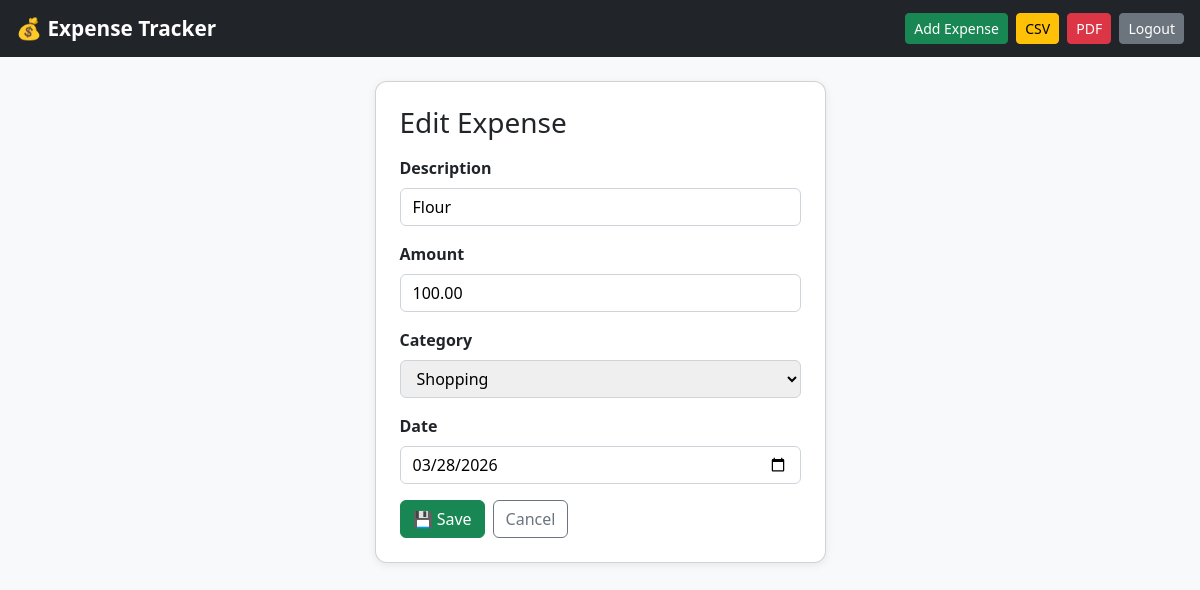
Screenshot of /edit/4/ (signed in) with the database file from the repository.
### expenses/models.py (models this page shows, shortened)
class Expense(models.Model):
    user = models.ForeignKey(User, on_delete=models.CASCADE)
    description = models.CharField(max_length=255)
    amount = models.DecimalField(max_digits=10, decimal_places=2)
    category = models.CharField(max_length=50, choices=CATEGORY_CHOICES, default='Other')
    date = models.DateField()

### expenses/views.py (the view)
# urls.py: path('edit/<int:pk>/', views.edit_expense, name='edit_expense'),
@login_required
def edit_expense(request, pk):
    expense = get_object_or_404(Expense, pk=pk, user=request.user)
    form = ExpenseForm(request.POST or None, instance=expense)
    if form.is_valid():
        form.save()
        return redirect('dashboard')
    return render(request, 'expense_form.html', {'form': form, 'action': 'Edit'})

### expenses/forms.py
class ExpenseForm(forms.ModelForm):
    class Meta:
        model = Expense
        fields = ['description', 'amount', 'category', 'date']
        widgets = {
            'date': forms.DateInput(attrs={'type': 'date'}),
            'description': forms.TextInput(attrs={'placeholder': 'e.g. Pizza, Uber, Amazon...'}),
        }

### expenses/templates/expense_form.html (shortened to what this page needs)
{% extends 'base.html' %}
{% block content %}
<div class="row justify-content-center mt-4">
  <div class="col-md-5">
    <div class="card p-4">
      <h3 class="mb-3">{{ action }} Expense</h3>
      <form method="post">
        {% for field in form %}
          <div class="mb-3">
            <label class="form-label fw-semibold">{{ field.label }}</label>
            {{ field }}
          </div>
        {% endfor %}
        <div class="d-flex gap-2">
          <button class="btn btn-success" type="submit">💾 Save</button>
          <a href="/" class="btn btn-outline-secondary">Cancel</a>
        </div>
      </form>
    </div>
  </div>
</div>
{% endblock %}

### expenses/templates/base.html (style rules this page uses)
body { background: #f8f9fa; }
.card { border-radius: 12px; box-shadow: 0 2px 8px rgba(0,0,0,0.08); }

### expenses/templates/expense_form.html (style rules this page uses)
input, select { display: block; width: 100%; padding: .375rem .75rem; border: 1px solid #ced4da; border-radius: .375rem; font-size: 1rem; }

### rows the page displays
Expense: form "Flour" "100.00" "Shopping" "03/28/2026"

### other values shown
{{ action }} "Edit"
{{ field.label }} "Description" "Amount" "Category" "Date"
